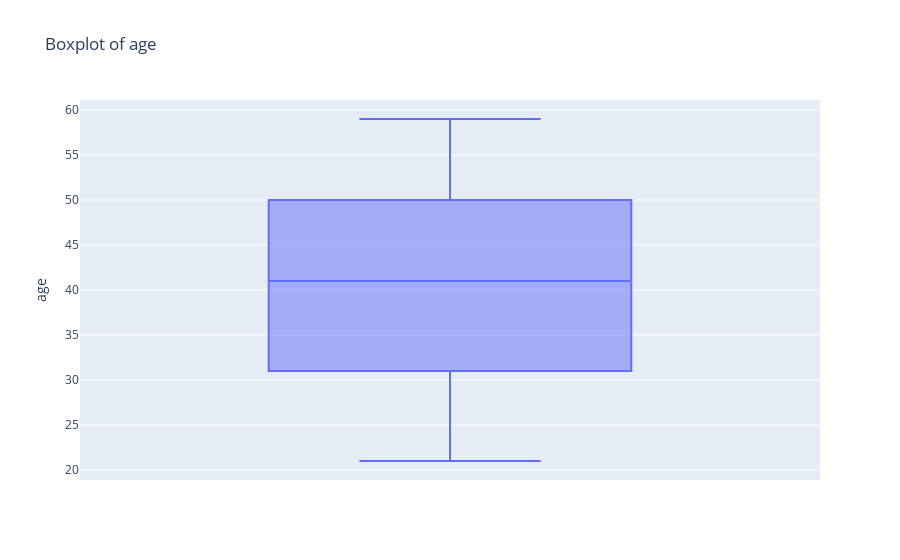
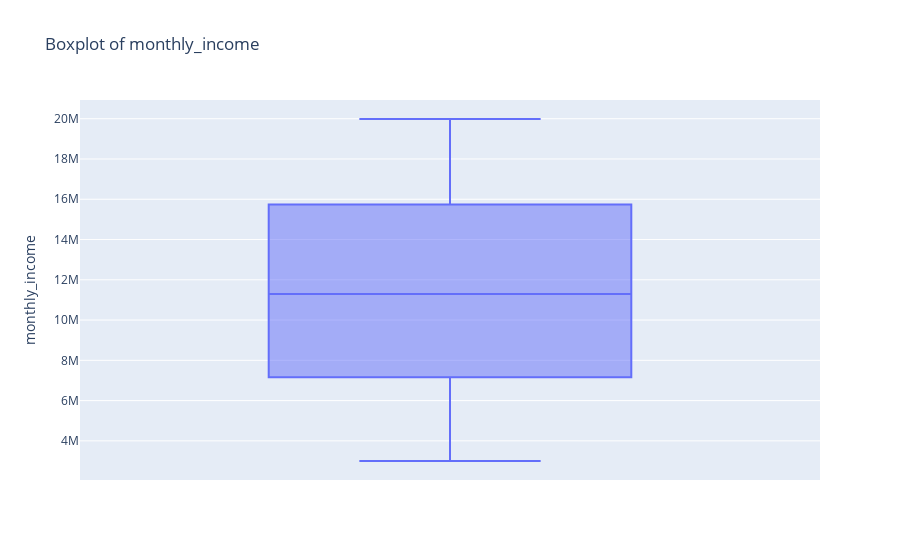
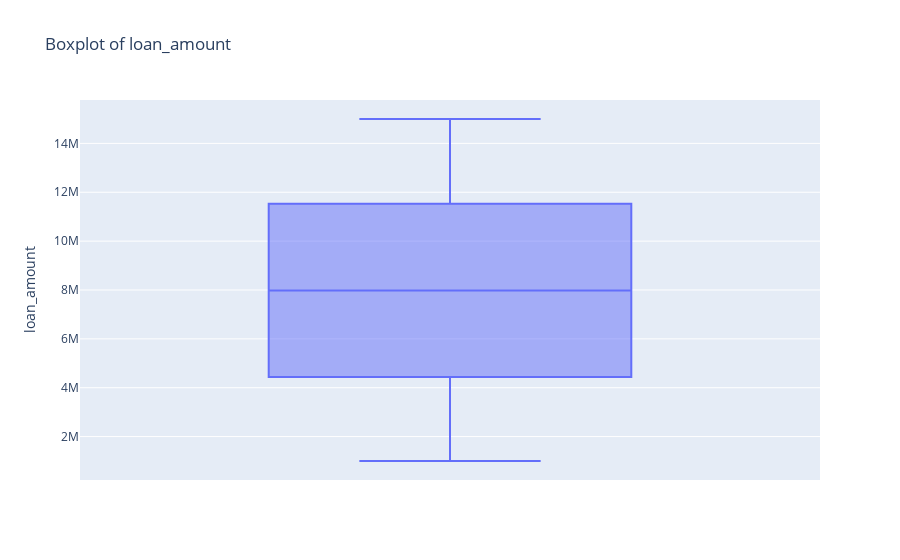
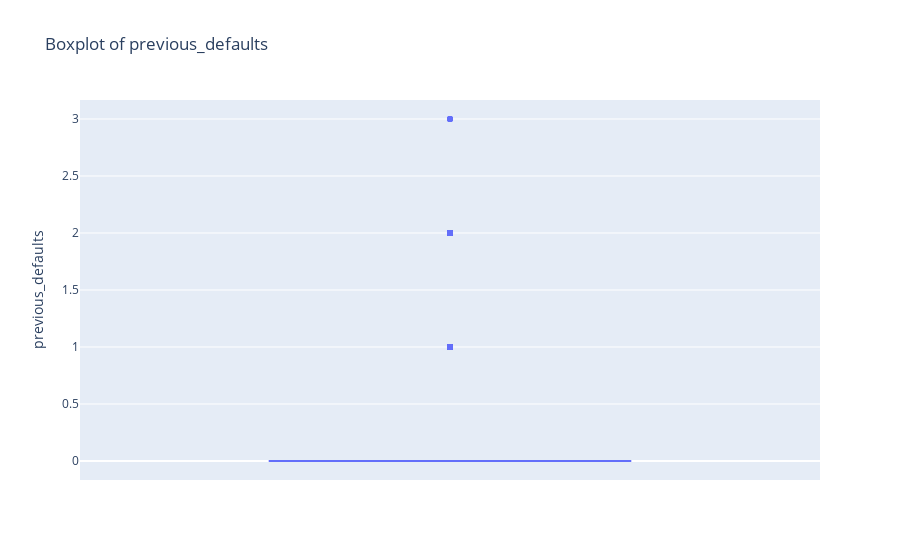

Source (notebook cell) for these figures, in order:
### Markdown cell above
#### ASUMSI

##### - Default adalah target label:
###### 1 = gagal bayar (default)
###### 0 = tidak gagal bayar (tidak default)

##### - previous_defaults adalah jumlah kegagalan bayar di masa lalu (di pinjaman sebelumnya, bisa 0, 1, 2, atau 3 kali).

### Code cell
# Loop boxplot untuk setiap fitur numerik (kecuali target)
num_cols = df_train.select_dtypes(include='number').columns.tolist()
num_cols.remove('default')

for col in num_cols:
    fig = px.box(df_clean, y=col, title=f'Boxplot of {col}')
    fig.show()

### Figure 1 — Plotly figure (JSON) as saved in the notebook; plotly's stock layout.template omitted (floating-point values rounded to 4 significant figures; data arrays with more than 128 entries replaced by an {"elided": "..."} marker saying what was removed)
{"data": [{"alignmentgroup": "True", "hovertemplate": "age=%{y}<extra></extra>", "legendgroup": "", "marker": {"color": "#636efa"}, "name": "", "notched": false, "offsetgroup": "", "orientation": "v", "showlegend": false, "type": "box", "x0": " ", "xaxis": "x", "y": {"elided": "6000 int values"}, "y0": " ", "yaxis": "y"}], "layout": {"boxmode": "group", "legend": {"tracegroupgap": 0}, "title": {"text": "Boxplot of age"}, "xaxis": {"anchor": "y", "domain": [0, 1]}, "yaxis": {"anchor": "x", "domain": [0, 1], "title": {"text": "age"}}}}

### Figure 2 — Plotly figure (JSON) as saved in the notebook; plotly's stock layout.template omitted (floating-point values rounded to 4 significant figures; data arrays with more than 128 entries replaced by an {"elided": "..."} marker saying what was removed)
{"data": [{"alignmentgroup": "True", "hovertemplate": "monthly_income=%{y}<extra></extra>", "legendgroup": "", "marker": {"color": "#636efa"}, "name": "", "notched": false, "offsetgroup": "", "orientation": "v", "showlegend": false, "type": "box", "x0": " ", "xaxis": "x", "y": {"elided": "6000 int values"}, "y0": " ", "yaxis": "y"}], "layout": {"boxmode": "group", "legend": {"tracegroupgap": 0}, "title": {"text": "Boxplot of monthly_income"}, "xaxis": {"anchor": "y", "domain": [0, 1]}, "yaxis": {"anchor": "x", "domain": [0, 1], "title": {"text": "monthly_income"}}}}

### Figure 3 — Plotly figure (JSON) as saved in the notebook; plotly's stock layout.template omitted (floating-point values rounded to 4 significant figures; data arrays with more than 128 entries replaced by an {"elided": "..."} marker saying what was removed)
{"data": [{"alignmentgroup": "True", "hovertemplate": "loan_amount=%{y}<extra></extra>", "legendgroup": "", "marker": {"color": "#636efa"}, "name": "", "notched": false, "offsetgroup": "", "orientation": "v", "showlegend": false, "type": "box", "x0": " ", "xaxis": "x", "y": {"elided": "6000 int values"}, "y0": " ", "yaxis": "y"}], "layout": {"boxmode": "group", "legend": {"tracegroupgap": 0}, "title": {"text": "Boxplot of loan_amount"}, "xaxis": {"anchor": "y", "domain": [0, 1]}, "yaxis": {"anchor": "x", "domain": [0, 1], "title": {"text": "loan_amount"}}}}

### Figure 4 — Plotly figure (JSON) as saved in the notebook; plotly's stock layout.template omitted (floating-point values rounded to 4 significant figures; data arrays with more than 128 entries replaced by an {"elided": "..."} marker saying what was removed)
{"data": [{"alignmentgroup": "True", "hovertemplate": "previous_defaults=%{y}<extra></extra>", "legendgroup": "", "marker": {"color": "#636efa"}, "name": "", "notched": false, "offsetgroup": "", "orientation": "v", "showlegend": false, "type": "box", "x0": " ", "xaxis": "x", "y": {"elided": "6000 int values"}, "y0": " ", "yaxis": "y"}], "layout": {"boxmode": "group", "legend": {"tracegroupgap": 0}, "title": {"text": "Boxplot of previous_defaults"}, "xaxis": {"anchor": "y", "domain": [0, 1]}, "yaxis": {"anchor": "x", "domain": [0, 1], "title": {"text": "previous_defaults"}}}}
